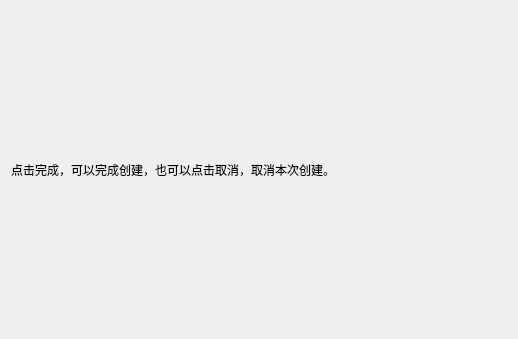
<?xml version="1.0" encoding="UTF-8"?>
<ui version="4.0">
 <class>ConfirmPage</class>
 <widget class="QWizardPage" name="ConfirmPage">
  <property name="geometry">
   <rect>
    <x>0</x>
    <y>0</y>
    <width>518</width>
    <height>339</height>
   </rect>
  </property>
  <property name="windowTitle">
   <string>WizardPage</string>
  </property>
  <layout class="QGridLayout" name="gridLayout_2">
   <item row="0" column="0">
    <layout class="QGridLayout" name="gridLayout">
     <item row="0" column="0">
      <widget class="QLabel" name="label">
       <property name="text">
        <string>点击完成，可以完成创建，也可以点击取消，取消本次创建。</string>
       </property>
      </widget>
     </item>
    </layout>
   </item>
  </layout>
 </widget>
 <resources/>
 <connections/>
</ui>
